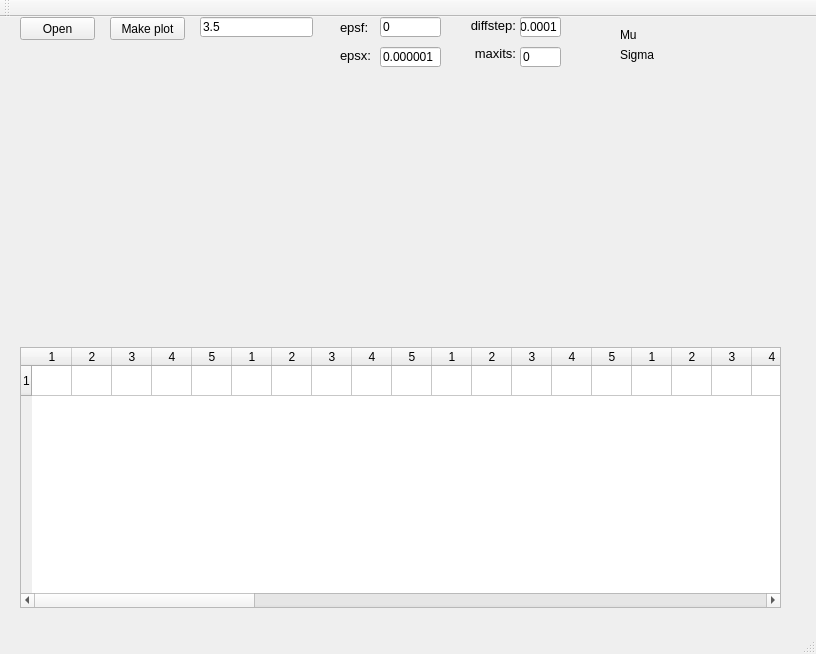
<?xml version="1.0" encoding="UTF-8"?>
<ui version="4.0">
 <class>MainWindow</class>
 <widget class="QMainWindow" name="MainWindow">
  <property name="geometry">
   <rect>
    <x>0</x>
    <y>0</y>
    <width>816</width>
    <height>654</height>
   </rect>
  </property>
  <property name="windowTitle">
   <string>MainWindow</string>
  </property>
  <widget class="QWidget" name="centralWidget">
   <widget class="QWidget" name="plotWidget" native="true">
    <property name="geometry">
     <rect>
      <x>20</x>
      <y>50</y>
      <width>761</width>
      <height>271</height>
     </rect>
    </property>
   </widget>
   <widget class="QPushButton" name="openButton">
    <property name="geometry">
     <rect>
      <x>20</x>
      <y>0</y>
      <width>75</width>
      <height>23</height>
     </rect>
    </property>
    <property name="text">
     <string>Open</string>
    </property>
   </widget>
   <widget class="QPushButton" name="makePlotButton">
    <property name="geometry">
     <rect>
      <x>110</x>
      <y>0</y>
      <width>75</width>
      <height>23</height>
     </rect>
    </property>
    <property name="text">
     <string>Make plot</string>
    </property>
   </widget>
   <widget class="QTableWidget" name="normalTable">
    <property name="geometry">
     <rect>
      <x>20</x>
      <y>330</y>
      <width>761</width>
      <height>261</height>
     </rect>
    </property>
    <property name="sizeIncrement">
     <size>
      <width>0</width>
      <height>0</height>
     </size>
    </property>
    <property name="sizeAdjustPolicy">
     <enum>QAbstractScrollArea::AdjustToContents</enum>
    </property>
    <property name="editTriggers">
     <set>QAbstractItemView::NoEditTriggers</set>
    </property>
    <property name="defaultDropAction">
     <enum>Qt::CopyAction</enum>
    </property>
    <property name="sortingEnabled">
     <bool>true</bool>
    </property>
    <property name="rowCount">
     <number>1</number>
    </property>
    <property name="columnCount">
     <number>60</number>
    </property>
    <attribute name="horizontalHeaderDefaultSectionSize">
     <number>40</number>
    </attribute>
    <row/>
    <column>
     <property name="text">
      <string>1</string>
     </property>
    </column>
    <column>
     <property name="text">
      <string>2</string>
     </property>
    </column>
    <column>
     <property name="text">
      <string>3</string>
     </property>
    </column>
    <column>
     <property name="text">
      <string>4</string>
     </property>
    </column>
    <column>
     <property name="text">
      <string>5</string>
     </property>
    </column>
    <column>
     <property name="text">
      <string>1</string>
     </property>
    </column>
    <column>
     <property name="text">
      <string>2</string>
     </property>
    </column>
    <column>
     <property name="text">
      <string>3</string>
     </property>
    </column>
    <column>
     <property name="text">
      <string>4</string>
     </property>
    </column>
    <column>
     <property name="text">
      <string>5</string>
     </property>
    </column>
    <column>
     <property name="text">
      <string>1</string>
     </property>
    </column>
    <column>
     <property name="text">
      <string>2</string>
     </property>
    </column>
    <column>
     <property name="text">
      <string>3</string>
     </property>
    </column>
    <column>
     <property name="text">
      <string>4</string>
     </property>
    </column>
    <column>
     <property name="text">
      <string>5</string>
     </property>
    </column>
    <column>
     <property name="text">
      <string>1</string>
     </property>
    </column>
    <column>
     <property name="text">
      <string>2</string>
     </property>
    </column>
    <column>
     <property name="text">
      <string>3</string>
     </property>
    </column>
    <column>
     <property name="text">
      <string>4</string>
     </property>
    </column>
    <column>
     <property name="text">
      <string>5</string>
     </property>
    </column>
    <column>
     <property name="text">
      <string>1</string>
     </property>
    </column>
    <column>
     <property name="text">
      <string>2</string>
     </property>
    </column>
    <column>
     <property name="text">
      <string>3</string>
     </property>
    </column>
    <column>
     <property name="text">
      <string>4</string>
     </property>
    </column>
    <column>
     <property name="text">
      <string>5</string>
     </property>
    </column>
    <column>
     <property name="text">
      <string>1</string>
     </property>
    </column>
    <column>
     <property name="text">
      <string>2</string>
     </property>
    </column>
    <column>
     <property name="text">
      <string>3</string>
     </property>
    </column>
    <column>
     <property name="text">
      <string>4</string>
     </property>
    </column>
    <column>
     <property name="text">
      <string>5</string>
     </property>
    </column>
    <column>
     <property name="text">
      <string>1</string>
     </property>
    </column>
    <column>
     <property name="text">
      <string>2</string>
     </property>
    </column>
    <column>
     <property name="text">
      <string>3</string>
     </property>
    </column>
    <column>
     <property name="text">
      <string>4</string>
     </property>
    </column>
    <column>
     <property name="text">
      <string>5</string>
     </property>
    </column>
    <column>
     <property name="text">
      <string>1</string>
     </property>
    </column>
    <column>
     <property name="text">
      <string>2</string>
     </property>
    </column>
    <column>
     <property name="text">
      <string>3</string>
     </property>
    </column>
    <column>
     <property name="text">
      <string>4</string>
     </property>
    </column>
    <column>
     <property name="text">
      <string>5</string>
     </property>
    </column>
    <column>
     <property name="text">
      <string>1</string>
     </property>
    </column>
    <column>
     <property name="text">
      <string>2</string>
     </property>
    </column>
    <column>
     <property name="text">
      <string>3</string>
     </property>
    </column>
    <column>
     <property name="text">
      <string>4</string>
     </property>
    </column>
    <column>
     <property name="text">
      <string>5</string>
     </property>
    </column>
    <column>
     <property name="text">
      <string>1</string>
     </property>
    </column>
    <column>
     <property name="text">
      <string>2</string>
     </property>
    </column>
    <column>
     <property name="text">
      <string>3</string>
     </property>
    </column>
    <column>
     <property name="text">
      <string>4</string>
     </property>
    </column>
    <column>
     <property name="text">
      <string>5</string>
     </property>
    </column>
    <column/>
    <column/>
    <column/>
    <column/>
    <column/>
    <column/>
    <column/>
    <column/>
    <column/>
    <column/>
    <item row="0" column="50">
     <property name="text">
      <string/>
     </property>
     <property name="background">
      <brush brushstyle="NoBrush">
       <color alpha="255">
        <red>209</red>
        <green>209</green>
        <blue>209</blue>
       </color>
      </brush>
     </property>
    </item>
    <item row="0" column="58">
     <property name="text">
      <string/>
     </property>
     <property name="font">
      <font>
       <weight>50</weight>
       <bold>false</bold>
      </font>
     </property>
    </item>
   </widget>
   <widget class="QLineEdit" name="sigmaEdit">
    <property name="geometry">
     <rect>
      <x>200</x>
      <y>0</y>
      <width>113</width>
      <height>20</height>
     </rect>
    </property>
    <property name="text">
     <string>3.5</string>
    </property>
   </widget>
   <widget class="QLabel" name="label_15">
    <property name="geometry">
     <rect>
      <x>340</x>
      <y>30</y>
      <width>31</width>
      <height>16</height>
     </rect>
    </property>
    <property name="font">
     <font>
      <pointsize>10</pointsize>
     </font>
    </property>
    <property name="text">
     <string>epsx:</string>
    </property>
   </widget>
   <widget class="QLineEdit" name="epsfEdit">
    <property name="geometry">
     <rect>
      <x>380</x>
      <y>0</y>
      <width>61</width>
      <height>20</height>
     </rect>
    </property>
    <property name="text">
     <string>0</string>
    </property>
   </widget>
   <widget class="QLabel" name="label_16">
    <property name="geometry">
     <rect>
      <x>470</x>
      <y>30</y>
      <width>46</width>
      <height>13</height>
     </rect>
    </property>
    <property name="font">
     <font>
      <pointsize>10</pointsize>
     </font>
    </property>
    <property name="text">
     <string>maxits:</string>
    </property>
    <property name="alignment">
     <set>Qt::AlignRight|Qt::AlignTrailing|Qt::AlignVCenter</set>
    </property>
   </widget>
   <widget class="QLineEdit" name="epsxEdit">
    <property name="geometry">
     <rect>
      <x>380</x>
      <y>30</y>
      <width>61</width>
      <height>20</height>
     </rect>
    </property>
    <property name="text">
     <string>0.000001</string>
    </property>
   </widget>
   <widget class="QLineEdit" name="diffstepEdit">
    <property name="geometry">
     <rect>
      <x>520</x>
      <y>0</y>
      <width>41</width>
      <height>20</height>
     </rect>
    </property>
    <property name="text">
     <string>0.0001</string>
    </property>
   </widget>
   <widget class="QLabel" name="label_13">
    <property name="geometry">
     <rect>
      <x>470</x>
      <y>0</y>
      <width>46</width>
      <height>16</height>
     </rect>
    </property>
    <property name="font">
     <font>
      <pointsize>10</pointsize>
     </font>
    </property>
    <property name="text">
     <string>diffstep:</string>
    </property>
    <property name="alignment">
     <set>Qt::AlignRight|Qt::AlignTrailing|Qt::AlignVCenter</set>
    </property>
   </widget>
   <widget class="QLabel" name="label_14">
    <property name="geometry">
     <rect>
      <x>340</x>
      <y>0</y>
      <width>31</width>
      <height>20</height>
     </rect>
    </property>
    <property name="font">
     <font>
      <pointsize>10</pointsize>
     </font>
    </property>
    <property name="text">
     <string>epsf:</string>
    </property>
   </widget>
   <widget class="QLineEdit" name="maxitsEdit">
    <property name="geometry">
     <rect>
      <x>520</x>
      <y>30</y>
      <width>41</width>
      <height>20</height>
     </rect>
    </property>
    <property name="text">
     <string>0</string>
    </property>
   </widget>
   <widget class="QLabel" name="muLabel">
    <property name="geometry">
     <rect>
      <x>620</x>
      <y>10</y>
      <width>131</width>
      <height>16</height>
     </rect>
    </property>
    <property name="text">
     <string>Mu</string>
    </property>
   </widget>
   <widget class="QLabel" name="sigmaLabel">
    <property name="geometry">
     <rect>
      <x>620</x>
      <y>30</y>
      <width>141</width>
      <height>16</height>
     </rect>
    </property>
    <property name="text">
     <string>Sigma</string>
    </property>
   </widget>
  </widget>
  <widget class="QMenuBar" name="menuBar">
   <property name="geometry">
    <rect>
     <x>0</x>
     <y>0</y>
     <width>816</width>
     <height>21</height>
    </rect>
   </property>
  </widget>
  <widget class="QToolBar" name="mainToolBar">
   <attribute name="toolBarArea">
    <enum>TopToolBarArea</enum>
   </attribute>
   <attribute name="toolBarBreak">
    <bool>false</bool>
   </attribute>
  </widget>
  <widget class="QStatusBar" name="statusBar"/>
 </widget>
 <layoutdefault spacing="6" margin="11"/>
 <resources/>
 <connections/>
</ui>
